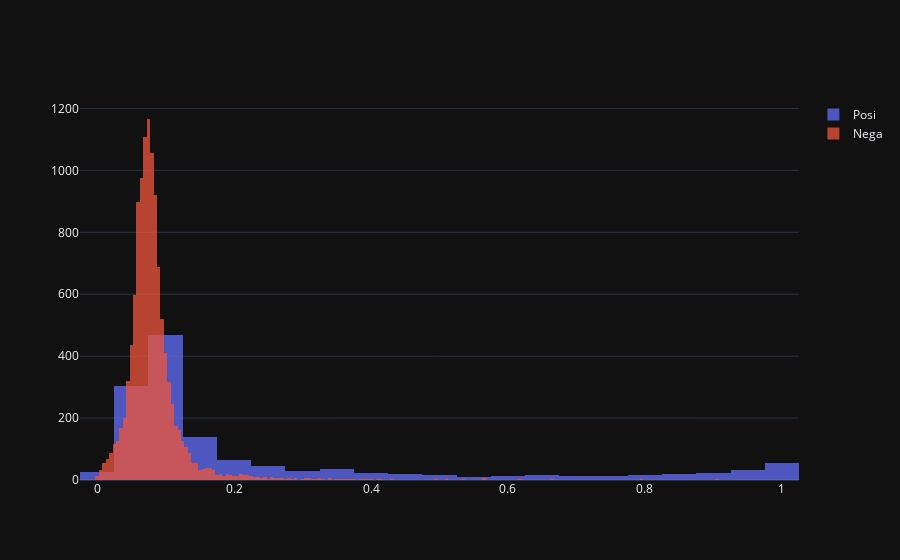

Notebook code for this chart:
### Markdown cell above
### Visualization for the KS-test

### Code cell
# Vizual check of the single model
data_logdyn = pd.read_parquet('Data/final_dataset.parquet')
target = 'Flag'
horizon = 8
share = 0.1
state = 2000
data_testing = data_logdyn.copy()
data_testing['Flag'] = data_testing['Distance'].apply(lambda x: 0 if x >= horizon else 1)
data_testing.drop(columns = ['Volume', 'MA100', 'Rise', 'Distance', 'Index', 'Ticker'], inplace = True)

data_testing_1 = data_testing[data_testing[target] == 1]
data_testing_0 = data_testing[data_testing[target] == 0]
Y_1 = data_testing_1[target]
X_1 = data_testing_1.drop(columns = [target])
share_1_orig = len(data_testing_1) / (len(data_testing_0) + len(data_testing_1))
_, X_0, _, Y_0 = modsel.train_test_split(data_testing_0.drop(columns = [target]), data_testing_0[target], 
                                                     test_size = min(share_1_orig * (1 - share) / share, 1), random_state = state)
share_1 = len(Y_1) / (len(Y_0) + len(Y_1))
Y = pd.concat([Y_0, Y_1])
X = sm.add_constant(pd.concat([X_0, X_1]))
X_train, X_test, Y_train, Y_test = modsel.train_test_split(X, Y, test_size = 0.2, random_state = state)
results_rs, auc_train_rs, auc_test_rs, ks_train_rs, ks_test_rs, f1_train_rs,\
    f1_test_rs, pr_train_rs, pr_test_rs, rec_train_rs, rec_test_rs\
    = fun.model_optimization(Y_train, Y_test, X_train, X_test, silent = True)
print(results_rs.summary())
Y_test_pred = results_rs.predict(X_test)
ks_samples = pd.DataFrame({'Y': Y_test, 'Y_pred': Y_test_pred})
ks_samples_posi = ks_samples[ks_samples['Y'] == 1]['Y_pred']
ks_samples_nega = ks_samples[ks_samples['Y'] == 0]['Y_pred']
fig = go.Figure()
fig.add_trace(go.Histogram(x = ks_samples_posi, name = 'Posi'))
fig.add_trace(go.Histogram(x = ks_samples_nega, name = 'Nega'))
fig.update_layout(barmode = 'overlay')
fig.update_traces(opacity = 0.75)
fig.show()

### Figure 1 — Plotly figure (JSON) as saved in the notebook; plotly's stock layout.template omitted (floating-point values rounded to 4 significant figures; data arrays with more than 128 entries replaced by an {"elided": "..."} marker saying what was removed)
{"data": [{"name": "Posi", "opacity": 0.75, "type": "histogram", "x": {"elided": "1384 float values"}}, {"name": "Nega", "opacity": 0.75, "type": "histogram", "x": {"elided": "11861 float values"}}], "layout": {"barmode": "overlay"}}
